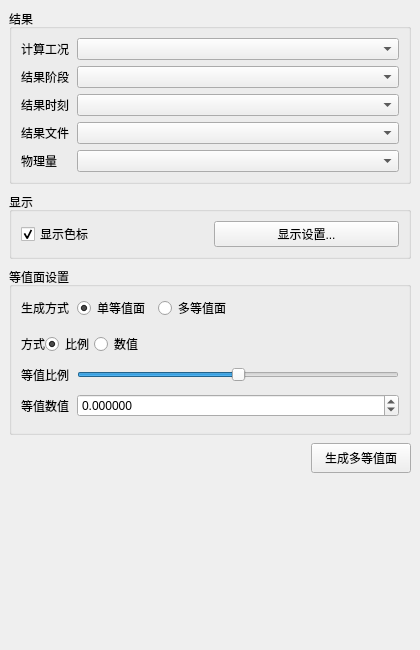
<?xml version='1.0' encoding='utf-8'?>
<ui version="4.0">
 <class>IsosurfaceSettingsWidget</class>
 <widget class="QWidget" name="IsosurfaceSettingsWidget">
  <property name="geometry">
   <rect>
    <x>0</x>
    <y>0</y>
    <width>420</width>
    <height>650</height>
   </rect>
  </property>
  <property name="windowTitle">
   <string>等值面</string>
  </property>
  <layout class="QVBoxLayout" name="verticalLayout">
   <property name="spacing">
    <number>8</number>
   </property>
   <property name="leftMargin">
    <number>9</number>
   </property>
   <property name="topMargin">
    <number>9</number>
   </property>
   <property name="rightMargin">
    <number>9</number>
   </property>
   <property name="bottomMargin">
    <number>9</number>
   </property>
   <item>
    <widget class="QGroupBox" name="resultDataGroupBox">
     <property name="title">
      <string>结果</string>
     </property>
     <layout class="QGridLayout" name="resultDataLayout">
      <item row="0" column="0">
       <widget class="QLabel" name="analysisLabel">
 <property name="sizePolicy">
  <sizepolicy hsizetype="Fixed" vsizetype="Preferred">
   <horstretch>0</horstretch>
   <verstretch>0</verstretch>
  </sizepolicy>
 </property>
        <property name="text">
         <string>计算工况</string>
        </property>
        <property name="wordWrap">
  <bool>false</bool>
 </property>
</widget>
      </item>
      <item row="0" column="1">
       <widget class="QComboBox" name="analysisComboBox" />
      </item>
      <property name="horizontalSpacing">
       <number>8</number>
      </property>
      <property name="verticalSpacing">
       <number>6</number>
      </property>
      <item row="1" column="0">
       <widget class="QLabel" name="resultStageLabel">
 <property name="sizePolicy">
  <sizepolicy hsizetype="Fixed" vsizetype="Preferred">
   <horstretch>0</horstretch>
   <verstretch>0</verstretch>
  </sizepolicy>
 </property>
        <property name="text">
         <string>结果阶段</string>
        </property>
        <property name="wordWrap">
  <bool>false</bool>
 </property>
</widget>
      </item>
      <item row="1" column="1">
       <widget class="QComboBox" name="resultDirComboBox" />
      </item>
      <item row="2" column="0">
       <widget class="QLabel" name="resultTimeLabel">
 <property name="sizePolicy">
  <sizepolicy hsizetype="Fixed" vsizetype="Preferred">
   <horstretch>0</horstretch>
   <verstretch>0</verstretch>
  </sizepolicy>
 </property>
        <property name="text">
         <string>结果时刻</string>
        </property>
        <property name="wordWrap">
  <bool>false</bool>
 </property>
</widget>
      </item>
      <item row="2" column="1">
       <widget class="QComboBox" name="resultTimeComboBox" />
      </item>
      <item row="3" column="0">
       <widget class="QLabel" name="resultTypeLabel">
 <property name="sizePolicy">
  <sizepolicy hsizetype="Fixed" vsizetype="Preferred">
   <horstretch>0</horstretch>
   <verstretch>0</verstretch>
  </sizepolicy>
 </property>
        <property name="text">
         <string>结果文件</string>
        </property>
        <property name="wordWrap">
  <bool>false</bool>
 </property>
</widget>
      </item>
      <item row="3" column="1">
       <widget class="QComboBox" name="stepComboBox" />
      </item>
      <item row="4" column="0">
       <widget class="QLabel" name="scalarLabel">
 <property name="sizePolicy">
  <sizepolicy hsizetype="Fixed" vsizetype="Preferred">
   <horstretch>0</horstretch>
   <verstretch>0</verstretch>
  </sizepolicy>
 </property>
        <property name="text">
         <string>物理量</string>
        </property>
        <property name="wordWrap">
  <bool>false</bool>
 </property>
</widget>
      </item>
      <item row="4" column="1">
       <widget class="QComboBox" name="scalarComboBox" />
      </item>
     </layout>
    </widget>
   </item>
   <item>
    <widget class="QGroupBox" name="displayGroupBox">
     <property name="title">
      <string>显示</string>
     </property>
     <layout class="QGridLayout" name="displayGridLayout">
      <property name="horizontalSpacing">
       <number>8</number>
      </property>
      <property name="verticalSpacing">
       <number>7</number>
      </property>
      <item row="0" column="0">
       <widget class="QCheckBox" name="showScalarBarCheckBox">
        <property name="text">
         <string>显示色标</string>
        </property>
        <property name="checked">
         <bool>true</bool>
        </property>
       </widget>
      </item>
      <item row="0" column="1">
       <widget class="QPushButton" name="displaySettingsButton">
        <property name="text">
         <string>显示设置...</string>
        </property>
       </widget>
      </item>
     </layout>
    </widget>
   </item>
   <item>
    <widget class="QGroupBox" name="geometryGroupBox">
     <property name="title">
      <string>等值面设置</string>
     </property>
     <layout class="QVBoxLayout" name="geometryLayout">
      <property name="spacing">
       <number>8</number>
      </property>
      <item>
       <layout class="QHBoxLayout" name="modeLayout">
        <item>
         <widget class="QLabel" name="modeLabel">
          <property name="text">
           <string>生成方式</string>
          </property>
         </widget>
        </item>
        <item>
         <widget class="QRadioButton" name="singleIsoRadioButton">
          <property name="text">
           <string>单等值面</string>
          </property>
          <property name="checked">
           <bool>true</bool>
          </property>
         </widget>
        </item>
        <item>
         <widget class="QRadioButton" name="multiIsoRadioButton">
          <property name="text">
           <string>多等值面</string>
          </property>
         </widget>
        </item>
        <item>
         <spacer name="modeSpacer">
          <property name="orientation">
           <enum>Qt::Horizontal</enum>
          </property>
          <property name="sizeHint" stdset="0">
           <size>
            <width>20</width>
            <height>20</height>
           </size>
          </property>
         </spacer>
        </item>
       </layout>
      </item>
      <item>
       <widget class="QStackedWidget" name="isoModeStackedWidget">
        <property name="currentIndex">
         <number>0</number>
        </property>
        <widget class="QWidget" name="singleIsoPage">
         <layout class="QGridLayout" name="singleIsoLayout">
          <property name="leftMargin">
           <number>0</number>
          </property>
          <property name="topMargin">
           <number>0</number>
          </property>
          <property name="rightMargin">
           <number>0</number>
          </property>
          <property name="bottomMargin">
           <number>0</number>
          </property>
          <property name="horizontalSpacing">
           <number>8</number>
          </property>
          <property name="verticalSpacing">
           <number>6</number>
          </property>
          <item row="0" column="0" colspan="2">
           <layout class="QHBoxLayout" name="valueModeLayout">
            <item>
             <widget class="QLabel" name="valueModeLabel">
              <property name="text">
               <string>方式</string>
              </property>
             </widget>
            </item>
            <item>
             <widget class="QRadioButton" name="percentModeRadioButton">
              <property name="text">
               <string>比例</string>
              </property>
              <property name="checked">
               <bool>true</bool>
              </property>
             </widget>
            </item>
            <item>
             <widget class="QRadioButton" name="valueModeRadioButton">
              <property name="text">
               <string>数值</string>
              </property>
             </widget>
            </item>
            <item>
             <spacer name="valueModeSpacer">
              <property name="orientation">
               <enum>Qt::Horizontal</enum>
              </property>
              <property name="sizeHint" stdset="0">
               <size>
                <width>20</width>
                <height>20</height>
               </size>
              </property>
             </spacer>
            </item>
           </layout>
          </item>
          <item row="1" column="0">
           <widget class="QLabel" name="percentLabel">
 <property name="sizePolicy">
  <sizepolicy hsizetype="Fixed" vsizetype="Preferred">
   <horstretch>0</horstretch>
   <verstretch>0</verstretch>
  </sizepolicy>
 </property>
            <property name="text">
             <string>等值比例</string>
            </property>
            <property name="wordWrap">
  <bool>false</bool>
 </property>
</widget>
          </item>
          <item row="1" column="1">
           <widget class="QSlider" name="isoSlider">
            <property name="minimum">
             <number>0</number>
            </property>
            <property name="maximum">
             <number>100</number>
            </property>
            <property name="value">
             <number>50</number>
            </property>
            <property name="orientation">
             <enum>Qt::Horizontal</enum>
            </property>
           </widget>
          </item>
          <item row="2" column="0">
           <widget class="QLabel" name="valueLabel">
 <property name="sizePolicy">
  <sizepolicy hsizetype="Fixed" vsizetype="Preferred">
   <horstretch>0</horstretch>
   <verstretch>0</verstretch>
  </sizepolicy>
 </property>
            <property name="text">
             <string>等值数值</string>
            </property>
            <property name="wordWrap">
  <bool>false</bool>
 </property>
</widget>
          </item>
          <item row="2" column="1">
           <widget class="QDoubleSpinBox" name="isoSpin">
            <property name="decimals">
             <number>6</number>
            </property>
            <property name="minimum">
             <double>-999999999.000000000000000</double>
            </property>
            <property name="maximum">
             <double>999999999.000000000000000</double>
            </property>
            <property name="keyboardTracking">
             <bool>false</bool>
            </property>
           </widget>
          </item>
         </layout>
        </widget>
        <widget class="QWidget" name="multiIsoPage">
         <layout class="QGridLayout" name="multiIsoLayout">
          <property name="leftMargin">
           <number>0</number>
          </property>
          <property name="topMargin">
           <number>0</number>
          </property>
          <property name="rightMargin">
           <number>0</number>
          </property>
          <property name="bottomMargin">
           <number>0</number>
          </property>
          <property name="horizontalSpacing">
           <number>8</number>
          </property>
          <property name="verticalSpacing">
           <number>6</number>
          </property>
          <item row="0" column="0">
           <widget class="QLabel" name="countLabel">
 <property name="sizePolicy">
  <sizepolicy hsizetype="Fixed" vsizetype="Preferred">
   <horstretch>0</horstretch>
   <verstretch>0</verstretch>
  </sizepolicy>
 </property>
            <property name="text">
             <string>等值面数量</string>
            </property>
            <property name="wordWrap">
  <bool>false</bool>
 </property>
</widget>
          </item>
          <item row="0" column="1">
           <widget class="QSpinBox" name="isoCountSpin">
            <property name="minimum">
             <number>1</number>
            </property>
            <property name="maximum">
             <number>100</number>
            </property>
            <property name="value">
             <number>5</number>
            </property>
           </widget>
          </item>
          <item row="1" column="0" colspan="2">
           <widget class="QCheckBox" name="includeEndsCheck">
            <property name="text">
             <string>包含两端</string>
            </property>
           </widget>
          </item>
         </layout>
        </widget>
       </widget>
      </item>
     </layout>
    </widget>
   </item>
   <item>
    <layout class="QHBoxLayout" name="buttonLayout">
     <item>
      <spacer name="buttonSpacer">
       <property name="orientation">
        <enum>Qt::Horizontal</enum>
       </property>
       <property name="sizeHint" stdset="0">
        <size>
         <width>40</width>
         <height>20</height>
        </size>
       </property>
      </spacer>
     </item>
     <item>
      <widget class="QPushButton" name="confirmPushButton">
       <property name="minimumSize">
        <size>
         <width>100</width>
         <height>30</height>
        </size>
       </property>
       <property name="text">
        <string>生成多等值面</string>
       </property>
      </widget>
     </item>
    </layout>
   </item>
   <item>
    <spacer name="verticalSpacer">
     <property name="orientation">
      <enum>Qt::Vertical</enum>
     </property>
     <property name="sizeHint" stdset="0">
      <size>
       <width>20</width>
       <height>40</height>
      </size>
     </property>
    </spacer>
   </item>
  </layout>
 </widget>
 <resources />
 <connections />
</ui>
